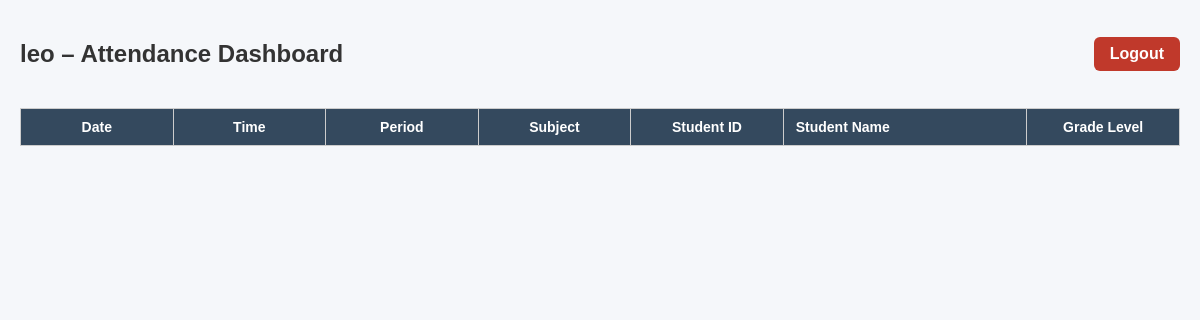
/dashboard (signed in), run on an earlier commit of the app's database.
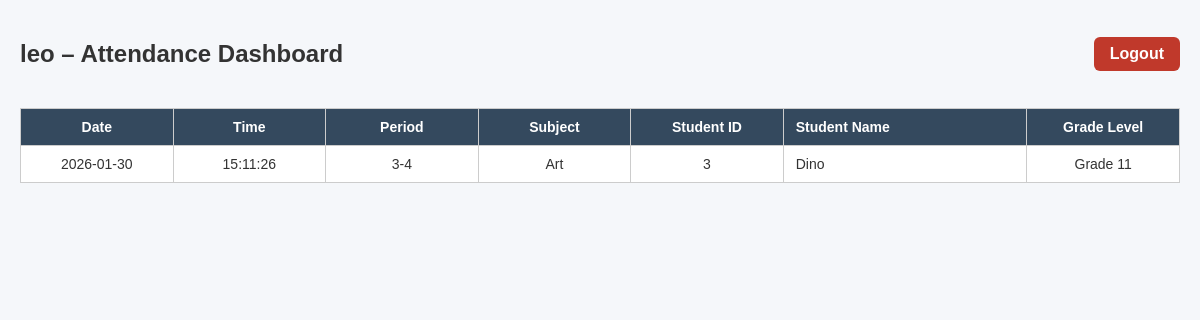
And on a later commit of the database.
### tables this page shows
CREATE TABLE "attendance_log" (
	"attendance_id"	TEXT UNIQUE,
	"student_id"	INTEGER,
	"teacher_id"	TEXT,
	"class_date"	INTEGER,
	"class_time"	INTEGER,
	"class_period"	TEXT,
	"class_subject"	TEXT,
	"grade_level"	TEXT
);

CREATE TABLE "students" (
	"student_id"	TEXT,
	"full_name"	TEXT
, "grade_level"	TEXT);

### web_dashboard/app.py (the view)
@app.route("/dashboard")
def dashboard():
    if session.get("role") != "Teacher":
        return redirect(url_for("index"))
    teacher_id = session.get("teacher_id")
    records = read_attendance_by_teacher(teacher_id)
    return render_template(
        "dashboard.html",
        records=records,
        teacher=session.get("username")
    )

### web_dashboard/app.py (called while the page is built)
def get_db_connection():
    conn = sqlite3.connect(DB_PATH)
    conn.row_factory = sqlite3.Row
    return conn

def read_attendance_by_teacher(teacher_id):
    conn = get_db_connection()
    cur = conn.cursor()
    cur.execute("""
        SELECT
            a.class_date,
            a.class_time,
            a.class_period,
            a.class_subject,
            s.student_id,
            s.full_name,
            s.grade_level
        FROM attendance_log a
        JOIN students s ON a.student_id = s.student_id
        WHERE a.teacher_id = ?
        ORDER BY a.class_date DESC, a.class_time DESC
    """, (teacher_id,))
    records = cur.fetchall()
    conn.close()
    return records

### web_dashboard/templates/dashboard.html (shortened to what this page needs)
<!DOCTYPE html>
<html lang="en">
<head>
    <link rel="stylesheet" href="{{ url_for('static', filename='styles.css') }}">
</head>
<body>
<div class="dashboard-header">
    <h2>{{ teacher }} – Attendance Dashboard</h2>
    <a class="logout-btn" href="{{ url_for('logout') }}">Logout</a>
</div>
<table>
    <thead>
        <tr>
            <th>Date</th>
            <th>Time</th>
            <th>Period</th>
            <th>Subject</th>
            <th>Student ID</th>
            <th>Student Name</th>
            <th>Grade Level</th>
        </tr>
    </thead>
<tbody>
    {% for record in records %}
    <tr>
        <td>{{ record.class_date }}</td>
        <td>{{ record.class_time }}</td>
        <td>{{ record.class_period }}</td>
        <td>{{ record.class_subject }}</td>
        <td>{{ record.student_id }}</td>
        <td>{{ record.full_name }}</td>
        <td>{{ record.grade_level }}</td>
    </tr>
    {% endfor %}
</tbody>
</table>
</body>
</html>

### web_dashboard/static/styles.css (style rules this page uses)
body { font-family: Arial, Helvetica, sans-serif; background-color: #f5f7fa; margin: 0; padding: 20px; color: #333; }
h2 { text-align: center; margin-bottom: 20px; }
table { width: 100%; border-collapse: collapse; background-color: #ffffff; font-size: 14px; table-layout: fixed; }
th, td { border: 1px solid #ccc; padding: 10px; text-align: center; vertical-align: middle; word-wrap: break-word; overflow-wrap: break-word; }
th:nth-child(1), td:nth-child(1), th:nth-child(2), td:nth-child(2), th:nth-child(3), td:nth-child(3), th:nth-child(4), td:nth-child(4), th:nth-child(5), td:nth-child(5), th:nth-child(7), td:nth-child(7) { width: 15%; }
th:nth-child(6), td:nth-child(6) { width: 25%; text-align: left; padding-left: 12px; }
thead { background-color: #34495e; color: white; }
.dashboard-header { display: flex; justify-content: space-between; align-items: center; margin-bottom: 20px; }
.logout-btn { padding: 8px 14px; background-color: #e74c3c; color: white; text-decoration: none; border-radius: 5px; font-weight: bold; }
.logout-btn { padding: 8px 16px; background-color: #c0392b; color: white; text-decoration: none; border-radius: 6px; font-weight: bold; }
th:nth-child(7), td:nth-child(7) { width: 15%; }

What changed in the data, as far as the page shows it:
added attendance_log: class_date "2026-01-30", class_time "15:11:26", class_period "3-4", class_subject "Art", student_id "3", full_name "Dino", grade_level "Grade 11"
